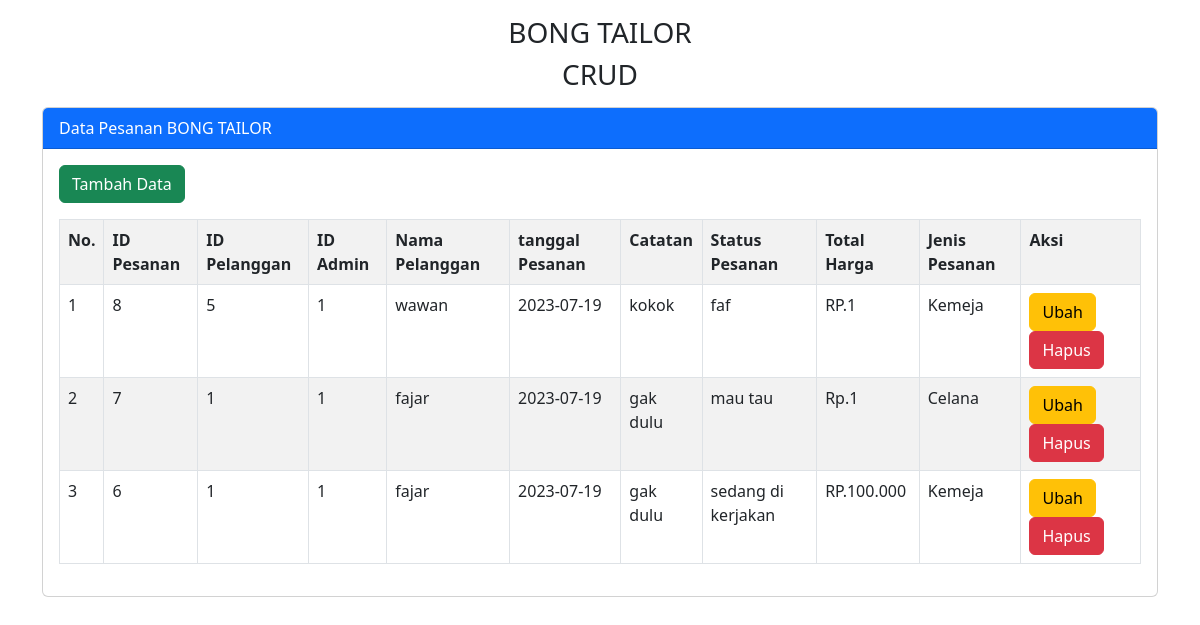
The page / on the database its author committed.
### tables this page shows
CREATE TABLE `pesanan` (
  `id_pesanan` int(15) NOT NULL,
  `id_pelanggan` int(15) NOT NULL,
  `id_admin` int(15) NOT NULL,
  `nama_pelanggan` varchar(30) NOT NULL,
  `tanggal_pesanan` date NOT NULL,
  `catatan` varchar(20) NOT NULL,
  `status_pesanan` varchar(20) NOT NULL,
  `total_harga` varchar(20) NOT NULL,
  `jenis_pesanan` enum('Kemeja','Celana') NOT NULL
);

### index.php (the view, shortened to what this page needs)
<?php
    include "backend/koneksi.php";
?>
<!doctype html>
<html lang="en">
  <head>
    <link href="https://cdn.jsdelivr.net/npm/bootstrap@5.3.0/dist/css/bootstrap.min.css" rel="stylesheet">
  </head>
  <body>
  <div class="container">
    <div class="mt-3">
        <h3 class="text-center"> BONG TAILOR </h3>
        <h3 class="text-center"> CRUD </h3>
    </div>
    <div class="card mt-3">
  <div class="card-header bg-primary text-white">
        Data Pesanan BONG TAILOR
  </div>
  <div class="card-body">
<button type="button" class="btn btn-success mb-3" data-bs-toggle="modal" data-bs-target="#modalTambah">
  Tambah Data
</button>
        <table class="table table-bordered table-striped table-hover">
            <tr>
                <th>No.</th>
                <th>ID Pesanan</th>
                <th>ID Pelanggan</th>
                <th>ID Admin</th>
                <th>Nama Pelanggan</th>
                <th>tanggal Pesanan</th>
                <th>Catatan</th>
                <th>Status Pesanan </th>
                <th>Total Harga</th>
                <th>Jenis Pesanan</th>
                <th>Aksi </th>
            </tr>
                    <?php
                        $no = 1;
                        $tampil = mysqli_query($koneksi, "SELECT * FROM pesanan ORDER BY id_pesanan DESC");
                        while ($data = mysqli_fetch_array($tampil)) :
                    ?>
            <tr>
                <td> <?= $no++ ?> </td>
                <td> <?= $data['id_pesanan'] ?> </td>
                <td> <?= $data['id_pelanggan'] ?> </td>
                <td> <?= $data['id_admin'] ?> </td>
                <td> <?= $data['nama_pelanggan'] ?> </td>
                <td> <?= $data['tanggal_pesanan'] ?> </td>
                <td> <?= $data['catatan'] ?> </td>
                <td> <?= $data['status_pesanan'] ?> </td>
                <td> <?= $data['total_harga'] ?> </td>
                <td> <?= $data['jenis_pesanan'] ?> </td>
                    <td>
                        <a href="#" class="btn btn-warning">Ubah</a>
                        <a href="#" class="btn btn-danger">Hapus</a>
                    </td>
            </tr>
            <?php endwhile; ?>
        </table>
  </div>
</div>
  </div>
</body>
</html>

### rows shown on the page
pesanan: id_pesanan "8", id_pelanggan "5", id_admin "1", nama_pelanggan "wawan", tanggal_pesanan "2023-07-19", catatan "kokok", status_pesanan "faf", total_harga "RP.1", jenis_pesanan "Kemeja"
pesanan: id_pesanan "7", id_pelanggan "1", id_admin "1", nama_pelanggan "fajar", tanggal_pesanan "2023-07-19", catatan "gak dulu", status_pesanan "mau tau", total_harga "Rp.1", jenis_pesanan "Celana"
pesanan: id_pesanan "6", id_pelanggan "1", id_admin "1", nama_pelanggan "fajar", tanggal_pesanan "2023-07-19", catatan "gak dulu", status_pesanan "sedang di kerjakan", total_harga "RP.100.000", jenis_pesanan "Kemeja"
